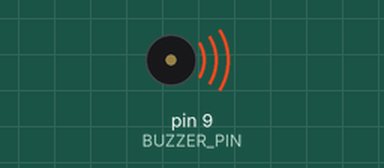
Bench run of a sketch on a simulated Arduino Uno, built with avr-gcc and run on an emulated ATmega328P. On the bench: buzzer (waves = sounding).

Above: at 0.1 s.
At 4.4 s:
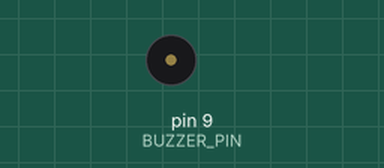
Timing chart, 0 to 5.9 s (numbered marks = the images above):
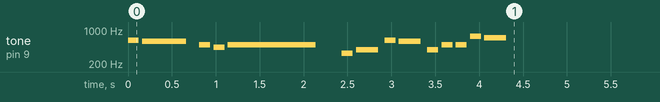

Measured:
- by itself, tone on pin 9 (BUZZER_PIN): plays 622 Hz for 0.13 s, 587 Hz for 0.50 s, 494 Hz for 0.13 s, 440 Hz for 0.13 s, 494 Hz for 1.0 s, 330 Hz for 0.13 s … (14 notes in this stretch)

The sketch:

buzzer.ino
```cpp
#include <ezBuzzer.h>


const int BUZZER_PIN = 9;

ezBuzzer buzzer(BUZZER_PIN); // create ezBuzzer object that attach to a pin;

// notes in the melody:
//int melody[] = {
//  NOTE_E5, NOTE_E5, NOTE_E5,
//  NOTE_E5, NOTE_E5, NOTE_E5,
//  NOTE_E5, NOTE_G5, NOTE_C5, NOTE_D5,
//  NOTE_E5,
//  NOTE_F5, NOTE_F5, NOTE_F5, NOTE_F5,
//  NOTE_F5, NOTE_E5, NOTE_E5, NOTE_E5, NOTE_E5,
//  NOTE_E5, NOTE_D5, NOTE_D5, NOTE_E5,
//  NOTE_D5, NOTE_G5
//};
//
//// note durations: 4 = quarter note, 8 = eighth note, etc, also called tempo:
//int durations[] = {
//  8, 8, 4,
//  8, 8, 4,
//  8, 8, 8, 8,
//  2,
//  8, 8, 8, 8,
//  8, 8, 8, 16, 16,
//  8, 8, 8, 8,
//  4, 4
//};

//int melody[] = {
//  NOTE_FS5, NOTE_FS5, NOTE_D5, NOTE_B4, NOTE_B4, NOTE_E5,
//  NOTE_E5, NOTE_E5, NOTE_GS5, NOTE_GS5, NOTE_A5, NOTE_B5,
//  NOTE_A5, NOTE_A5, NOTE_A5, NOTE_E5, NOTE_D5, NOTE_FS5,
//  NOTE_FS5, NOTE_FS5, NOTE_E5, NOTE_E5, NOTE_FS5, NOTE_E5
//};
//
//// The note duration, 8 = 8th note, 4 = quarter note, etc.
//int durations[] = {
//  8, 8, 8, 4, 4, 4,
//  4, 5, 8, 8, 8, 8,
//  8, 8, 8, 4, 4, 4,
//  4, 5, 8, 8, 8, 8
//};

//int melody[] = {
//  // Nokia Ringtone
//
//  NOTE_E5, NOTE_D5, NOTE_FS4, NOTE_GS4,
//  NOTE_CS5,  NOTE_B4,  NOTE_D4,  NOTE_E4,
//  NOTE_B4,  NOTE_A4,  NOTE_CS4, NOTE_E4,
//  NOTE_A4,
//};
//int durations[] = {
//  8,8,4,4,8,8,4,4,8,8,4,4,2
//};

int melody[] = {
NOTE_DS5,NOTE_D5,NOTE_B4,NOTE_A4,NOTE_B4,
NOTE_E4,NOTE_G4,NOTE_DS5, NOTE_D5,NOTE_G4,NOTE_B4,
NOTE_B4,NOTE_FS5,NOTE_F5,NOTE_B4,
};


// note duration: 1 = whole note, 2 = half note, 4 = quarter note, 8 = eighth note, etc.
int durations[] = {
8,2,8,8,1,
8,4,8,4,8,8,
8,8,4,
};

void setup () {
  Serial.begin(9600);
  int length = sizeof(durations) / sizeof(int);
  buzzer.playMelody(melody, durations, length); // playing
}

void loop() {
    buzzer.loop(); // MUST call the buzzer.loop() function in loop()

}


void sound () {

}
```
